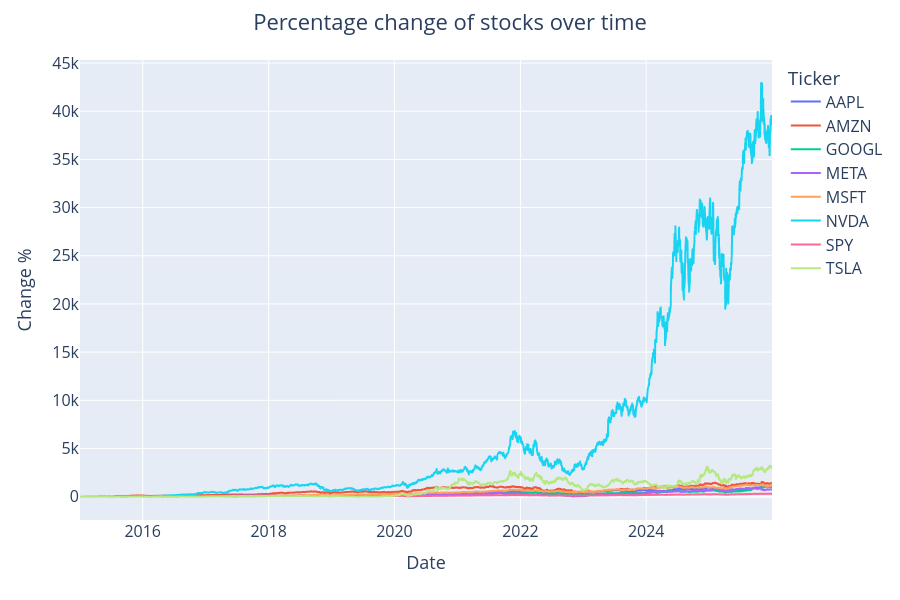

The notebook cell this image was saved under:
### Markdown cell above
## It can be immedieately called in for a plot. It sort of works as a time range checker.

### Code cell
rebased = rebase(change, start_date, end_date)
close = df["Close"].loc[rebased.index]
daily  = change.loc[rebased.index]

figD2 = px.line(rebased, color='Ticker',
               labels={"value": "Change %", "index": "Date"})

for tr in fig4.data:
    tr.customdata = np.stack([
        daily[tr.name].to_numpy(),
        close[tr.name].to_numpy(),],
        axis = 1)
    tr.hovertemplate = (
        "<b>%{fullData.name}</b><br>"
        "Total Change: %{y:.2f}%<br>"
        "Daily Change: %{customdata[0]:.2f}%<br>" 
        "Close Price: $%{customdata[1]:.2f}<br>"
        "Date: %{x|%d %b %Y}<br>"
        "<extra></extra>"
    )

figD2.update_layout(
    title={"text": "Percentage change of stocks over time", 'x': 0.5, 'xanchor': 'center'},
    font=dict(size=16),
    yaxis={"title": {"text": "Change %", "font": {"size": 18}}},
    xaxis={"title": {"text": "Date", "font": {"size": 18}}, "hoverformat": "%d %b %Y"},
    height=600,
)
figD2.show()

### Figure 1 — Plotly figure (JSON) as saved in the notebook; plotly's stock layout.template omitted (floating-point values rounded to 4 significant figures; data arrays with more than 128 entries replaced by an {"elided": "..."} marker saying what was removed)
{"data": [{"hovertemplate": "Ticker=AAPL<br>Date=%{x}<br>Change %=%{y}<extra></extra>", "legendgroup": "AAPL", "line": {"color": "#636efa", "dash": "solid"}, "marker": {"symbol": "circle"}, "mode": "lines", "name": "AAPL", "showlegend": true, "type": "scattergl", "x": {"elided": "2766 str values"}, "xaxis": "x", "y": {"elided": "2766 float values"}, "yaxis": "y"}, {"hovertemplate": "Ticker=AMZN<br>Date=%{x}<br>Change %=%{y}<extra></extra>", "legendgroup": "AMZN", "line": {"color": "#EF553B", "dash": "solid"}, "marker": {"symbol": "circle"}, "mode": "lines", "name": "AMZN", "showlegend": true, "type": "scattergl", "x": {"elided": "2766 str values"}, "xaxis": "x", "y": {"elided": "2766 float values"}, "yaxis": "y"}, {"hovertemplate": "Ticker=GOOGL<br>Date=%{x}<br>Change %=%{y}<extra></extra>", "legendgroup": "GOOGL", "line": {"color": "#00cc96", "dash": "solid"}, "marker": {"symbol": "circle"}, "mode": "lines", "name": "GOOGL", "showlegend": true, "type": "scattergl", "x": {"elided": "2766 str values"}, "xaxis": "x", "y": {"elided": "2766 float values"}, "yaxis": "y"}, {"hovertemplate": "Ticker=META<br>Date=%{x}<br>Change %=%{y}<extra></extra>", "legendgroup": "META", "line": {"color": "#ab63fa", "dash": "solid"}, "marker": {"symbol": "circle"}, "mode": "lines", "name": "META", "showlegend": true, "type": "scattergl", "x": {"elided": "2766 str values"}, "xaxis": "x", "y": {"elided": "2766 float values"}, "yaxis": "y"}, {"hovertemplate": "Ticker=MSFT<br>Date=%{x}<br>Change %=%{y}<extra></extra>", "legendgroup": "MSFT", "line": {"color": "#FFA15A", "dash": "solid"}, "marker": {"symbol": "circle"}, "mode": "lines", "name": "MSFT", "showlegend": true, "type": "scattergl", "x": {"elided": "2766 str values"}, "xaxis": "x", "y": {"elided": "2766 float values"}, "yaxis": "y"}, {"hovertemplate": "Ticker=NVDA<br>Date=%{x}<br>Change %=%{y}<extra></extra>", "legendgroup": "NVDA", "line": {"color": "#19d3f3", "dash": "solid"}, "marker": {"symbol": "circle"}, "mode": "lines", "name": "NVDA", "showlegend": true, "type": "scattergl", "x": {"elided": "2766 str values"}, "xaxis": "x", "y": {"elided": "2766 float values"}, "yaxis": "y"}, {"hovertemplate": "Ticker=SPY<br>Date=%{x}<br>Change %=%{y}<extra></extra>", "legendgroup": "SPY", "line": {"color": "#FF6692", "dash": "solid"}, "marker": {"symbol": "circle"}, "mode": "lines", "name": "SPY", "showlegend": true, "type": "scattergl", "x": {"elided": "2766 str values"}, "xaxis": "x", "y": {"elided": "2766 float values"}, "yaxis": "y"}, {"hovertemplate": "Ticker=TSLA<br>Date=%{x}<br>Change %=%{y}<extra></extra>", "legendgroup": "TSLA", "line": {"color": "#B6E880", "dash": "solid"}, "marker": {"symbol": "circle"}, "mode": "lines", "name": "TSLA", "showlegend": true, "type": "scattergl", "x": {"elided": "2766 str values"}, "xaxis": "x", "y": {"elided": "2766 float values"}, "yaxis": "y"}], "layout": {"font": {"size": 16}, "height": 600, "legend": {"title": {"text": "Ticker"}, "tracegroupgap": 0}, "margin": {"t": 60}, "title": {"text": "Percentage change of stocks over time", "x": 0.5, "xanchor": "center"}, "xaxis": {"anchor": "y", "domain": [0, 1], "hoverformat": "%d %b %Y", "title": {"font": {"size": 18}, "text": "Date"}}, "yaxis": {"anchor": "x", "domain": [0, 1], "title": {"font": {"size": 18}, "text": "Change %"}}}}
